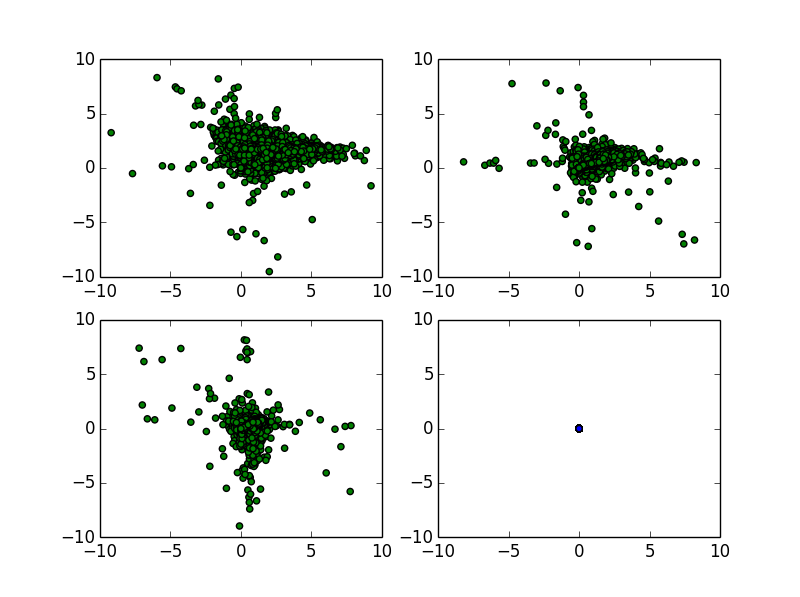

The script that drew this image:
# -*- coding: utf-8 -*-
"""
Created on Fri May 30 21:12:00 2014

@author: rahul.poruri
"""

import pandas as pd
import matplotlib.pyplot as plt

u_galaxy = np.zeros(len(data))
g_galaxy = np.zeros(len(data))
r_galaxy = np.zeros(len(data))
i_galaxy = np.zeros(len(data))
z_galaxy = np.zeros(len(data))

for j in xrange(len(data)):
    if data['class'][j] == 'GALAXY':
        u_galaxy[j] = data['u'][j]
        g_galaxy[j] = data['g'][j]
        r_galaxy[j] = data['r'][j]
        i_galaxy[j] = data['i'][j]
        z_galaxy[j] = data['z'][j]



u_g_galaxy = np.zeros(len(data))
g_r_galaxy = np.zeros(len(data))
r_i_galaxy = np.zeros(len(data))
i_z_galaxy = np.zeros(len(data))

u_g_galaxy = u_galaxy - g_galaxy
g_r_galaxy = g_galaxy - r_galaxy
r_i_galaxy = r_galaxy - i_galaxy
i_z_galaxy = i_galaxy - z_galaxy



plt.hold(True)
subplot(221)
plt.scatter(u_g_galaxy,g_r_galaxy,c='g')
plt.xlim(-10,10)
plt.ylim(-10,10)
subplot(222)
plt.scatter(g_r_galaxy,r_i_galaxy,c='g')
plt.xlim(-10,10)
plt.ylim(-10,10)
subplot(223)
plt.scatter(r_i_galaxy,i_z_galaxy,c='g')
plt.xlim(-10,10)
plt.ylim(-10,10)
subplot(224)
plt.scatter(r_i_star,g_star,c='b')
plt.xlim(-10,10)
plt.ylim(-10,10)
